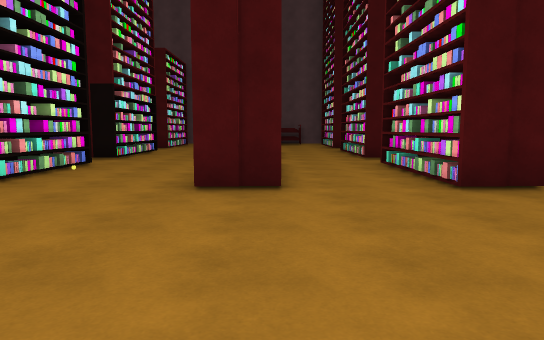
[1] (above)

17 first-person views from a walk through a 3-D level made in the Unity game engine. The camera is 1.4 m above the floor, tilts 6° down and sees 70° across. The floor is counted in squares, 1.73 m on a side. Each view is taken from the middle of a square. On the plan, view 1 faces up. The plan holds only what a view shows up to about 12 squares ahead; the rest is blank. The player is left out. Surface patterns are stand-ins for the level's own textures.

[2]
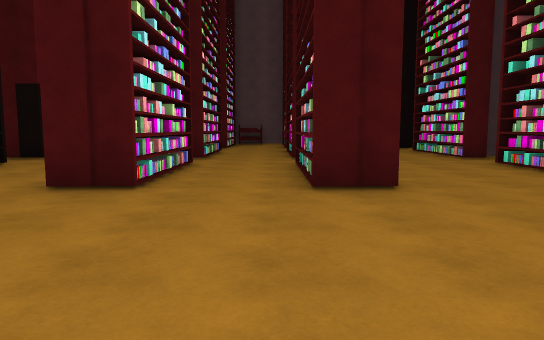

[3]
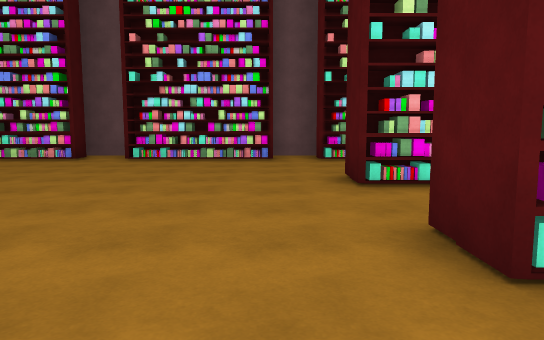

[4]
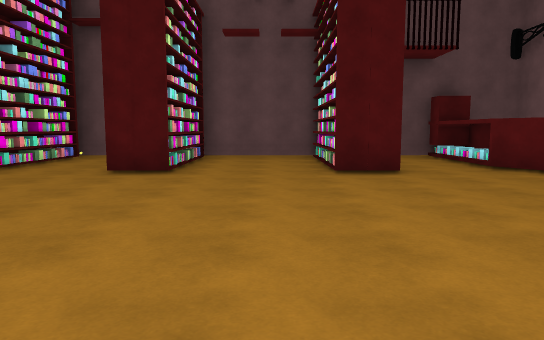

[5]
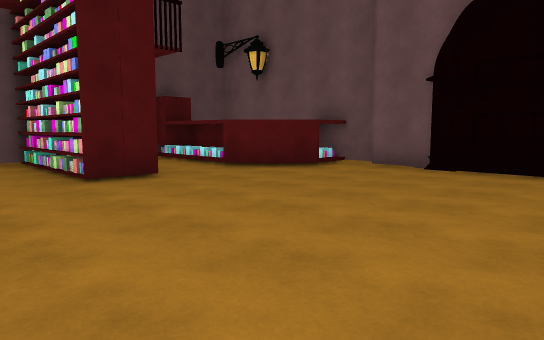

[6]
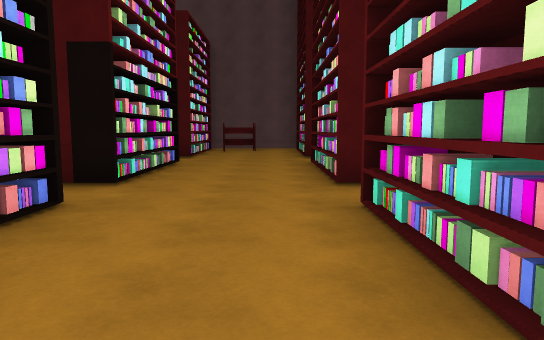

[7]
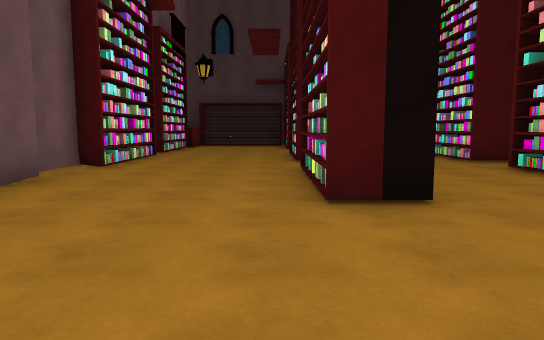

[8]
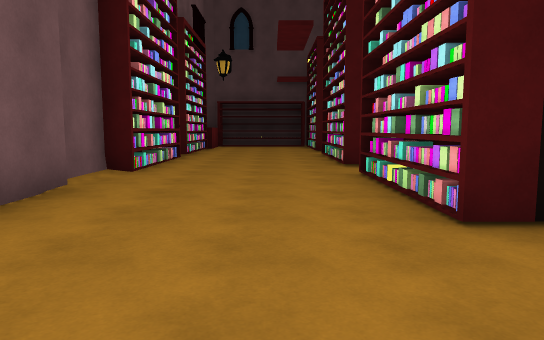

[9]
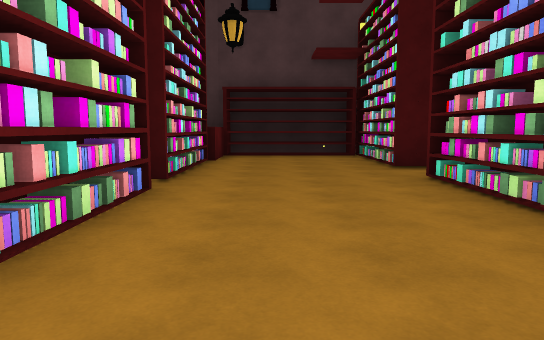

[10]
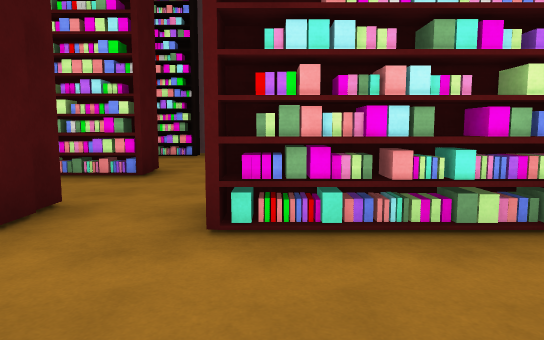

[11]
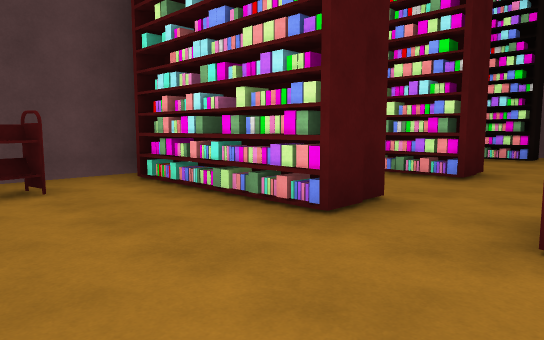

[12]
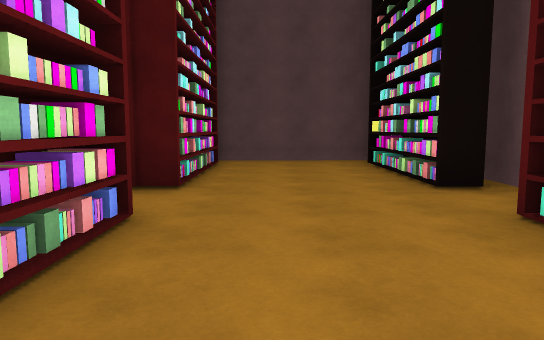

[13]
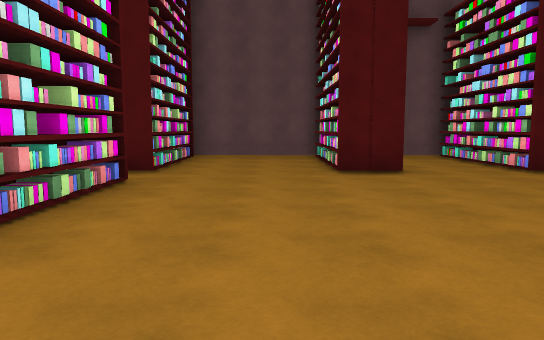

[14]
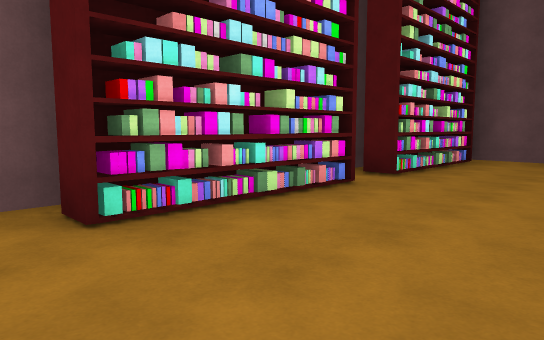

[15]
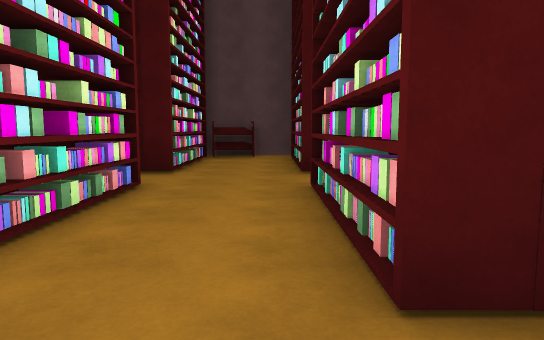

[16]
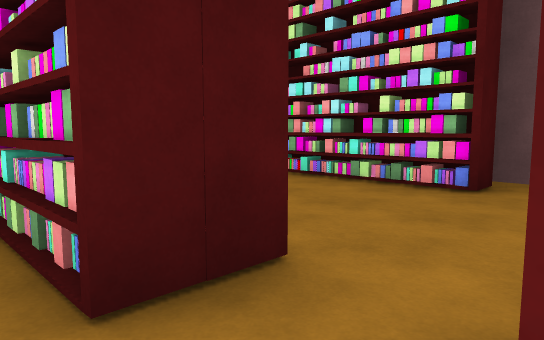

[17]
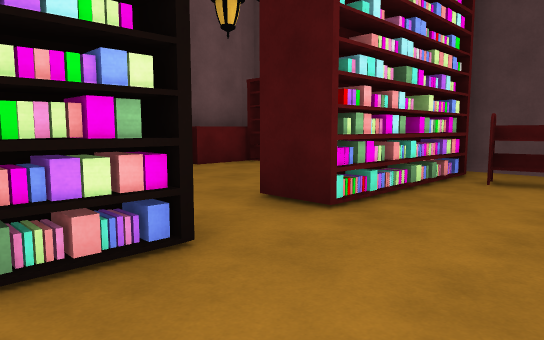

### Floor plan
Key: @ floor where view 1 was taken; # wall or solid block; . floor; = window, fence, low wall or low ledge; O other object.
Columns run from 11 left of view 1 to 9 right of it. Each row starts with its distance up from view 1.
 21       ##############
 20  ######.O.O#O.O...O#
 19  #....#...OO..O...OO
 18  #....#...OO..O...OO
 17  O....O...OO..O...O.#
 16  O..................#
 15  O..................
 14  #....O...OO..O...OO
 13  #..=.O...OO..O...O
 12  #....O...OO..O...O
 11  #....O...OO..O...O.#
 10 ##..................#
  9 #.....#... #..O...O##
  8  .....O... O..O...OO
  7  #....O... O..O...OO
  6  #....O... O..O...O
  5   ..................#
  4  O................O##
  3  O................OO
  2  #........=.......OO
  1  #................O
  0 #..........@......O.#
 -1 ###.................#
 -2   ##..#O..OO..O...O.#
 -3    #..#O..OO..O...O
 -4   =#..#O..OO..O...O
 -5   ##. #...#O..#...O
 -6    ################

Where each view was taken, in squares from view 1:
view 1: 0 up, 0 right, facing up
view 2: 0 up, 2 right, facing up
view 3: 0 up, 3 left, facing right
view 4: 6 up, 3 left, facing down
view 5: 5 up, 2 left, facing down-left
view 6: 5 up, 2 left, facing up
view 7: 1 up, 6 left, facing up
view 8: 2 up, 7 left, facing up
view 9: 8 up, 8 left, facing up
view 10: 14 up, 4 left, facing right
view 11: 14 up, 4 left, facing up-right
view 12: 11 up, 5 right, facing up
view 13: 6 up, 5 right, facing down
view 14: 5 up, 4 right, facing down-right
view 15: 9 up, 2 right, facing up
view 16: 9 up, 2 right, facing up-right
view 17: 13 up, 2 left, facing up-left
